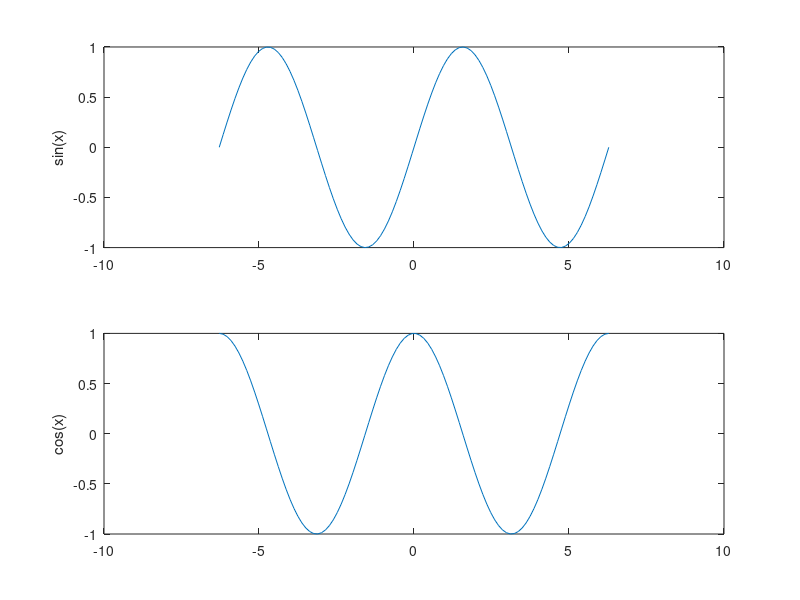

The MATLAB script that drew this image:
subplot(2,1,1);
x = linspace(-2*pi,2*pi,100);
plot(x,sin(x));
ylabel('sin(x)');
subplot(2,1,2);
plot(x,cos(x));
ylabel('cos(x)');